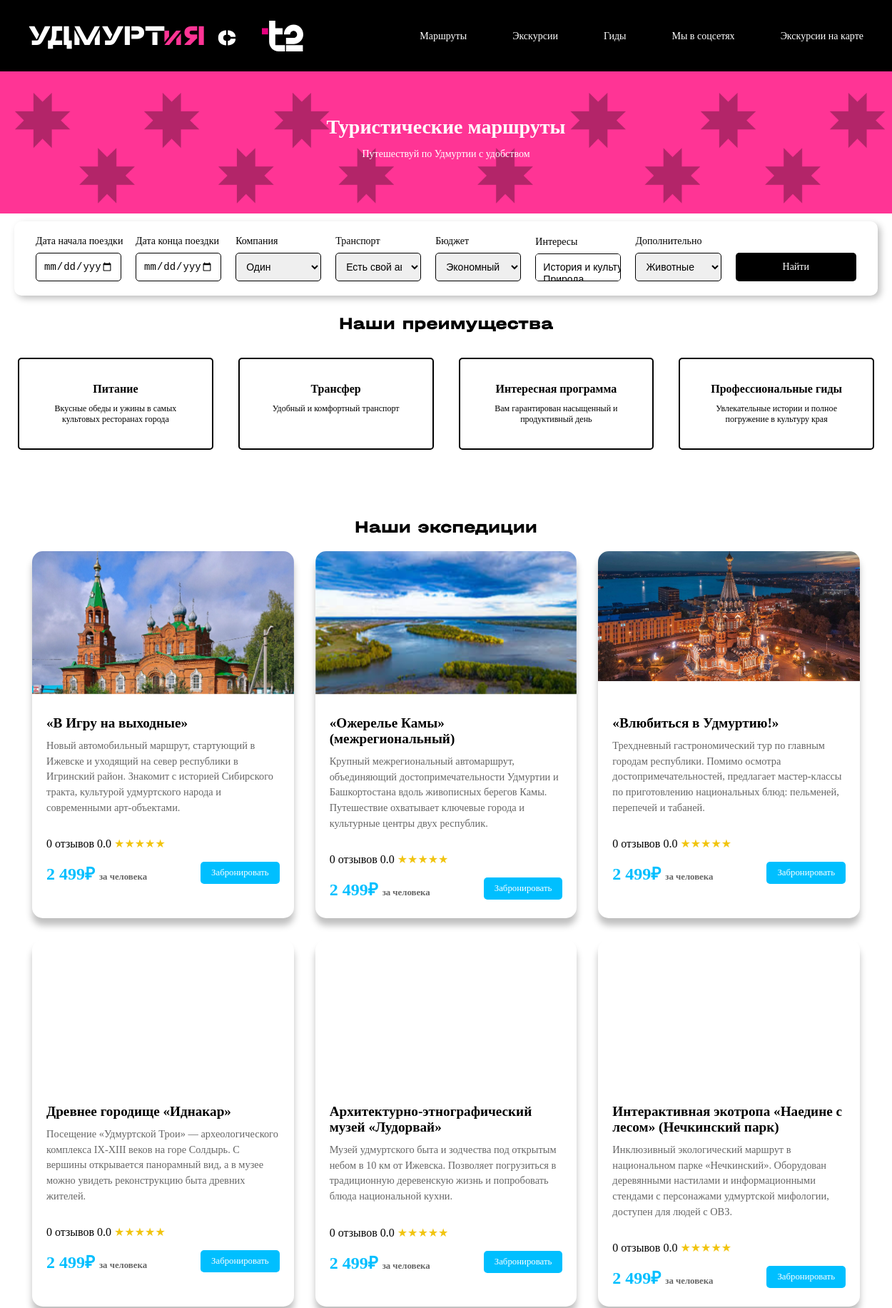
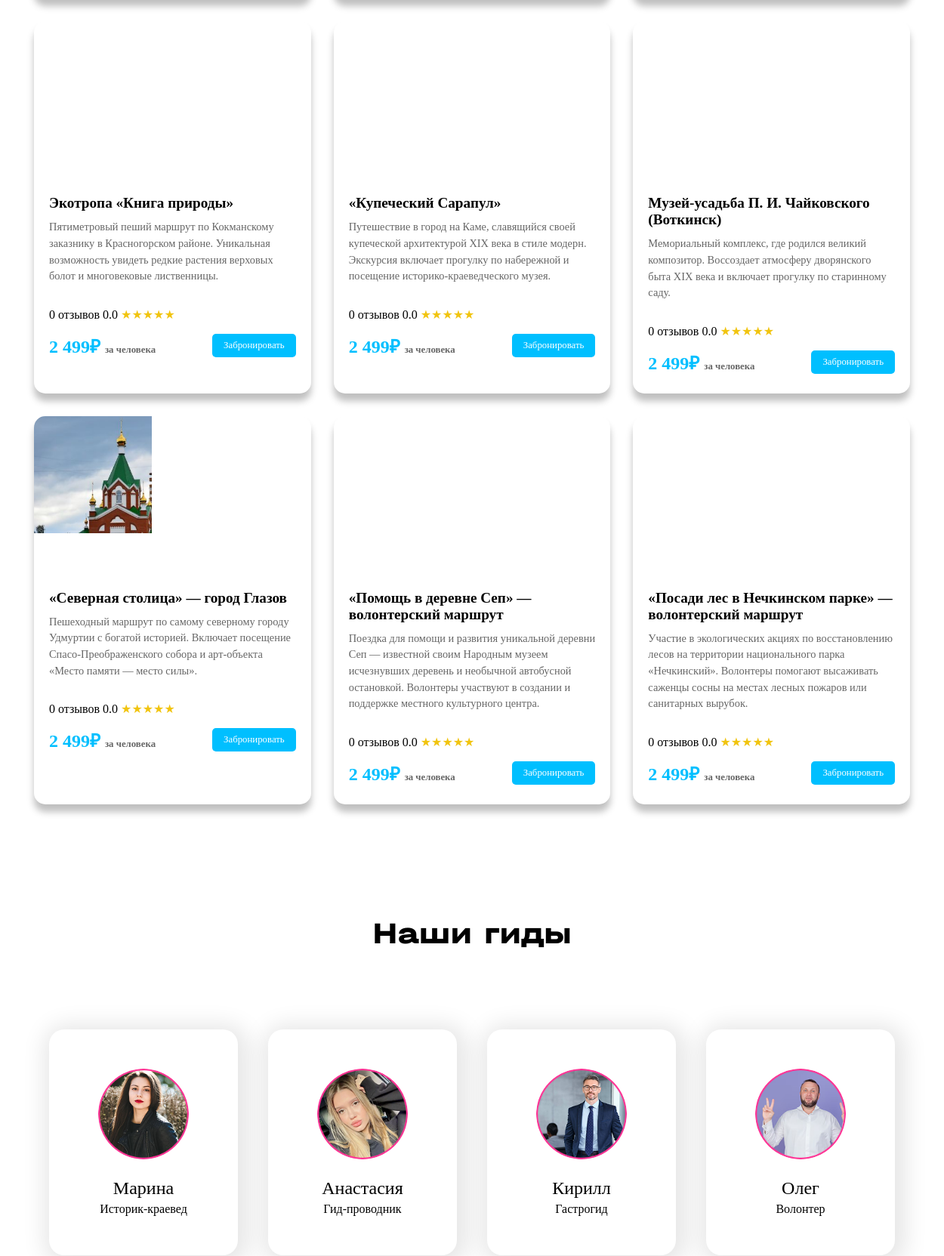
The page / (upper part) on the database its author committed (2 pictures, top to bottom).
### tables this page shows
CREATE TABLE `card_route` (
  `id` int(255) NOT NULL,
  `name` varchar(100) NOT NULL,
  `description` text NOT NULL,
  `Duration` enum('1 день','2 дня','3 дня','более 3 дней') NOT NULL,
  `type` set('Пеший','Автомобильный','Автобусный') NOT NULL,
  `category` set('Этнографический','Исторический','Природный','Гастрономический','Волонтерский','Культурно-познавательный','Экологический') NOT NULL,
  `budget` enum('Эконом','Средний') NOT NULL,
  `child` varchar(255) NOT NULL,
  `animals` varchar(255) NOT NULL,
  `price` int(11) NOT NULL,
  `rating` decimal(2,1) NOT NULL DEFAULT 0.0,
  `reviews_count` int(11) NOT NULL DEFAULT 0,
  `img_1` varchar(255) NOT NULL,
  `img_2` varchar(255) NOT NULL,
  `img_3` varchar(255) NOT NULL,
  `latitude` DECIMAL(10, 8) NULL,
  `longitude` DECIMAL(11, 8) NULL
);

### php/card.php (the view, shortened to what this page needs)
<?php
$conn = new mysqli("localhost", "root", "", "Udmurtia_t2");
$sql = "SELECT * FROM `card_route`";
$result = $conn->query($sql);
?>
<?php
while($row = $result->fetch_assoc()) {
    $cardId = "card-" . $row["id"];
    echo '<div id="'.$cardId.'" class="floating-card">';
    echo '  <img src="'.$row["img_1"].'" alt="'.$row["name"].'">';
    echo '  <div class="content">';
    echo '    <h3>'.$row["name"].'</h3>';
    echo '    <p class="desc">'.$row["description"].'</p>';
    echo '    <div class="info">';
    echo '      <div class="footer">';
    echo '        <div class="rating">';
    echo            $row["reviews_count"].' отзывов '.$row["rating"].' <span class="stars">★★★★★</span>';
    echo '        </div>';
    echo '        <div class="price-row">';
    echo '          <span class="price">'.number_format($row["price"], 0, '', ' ').'₽ <small>за человека</small></span>';
    echo '          <div class="card-buttons">';
    echo '            <a href="#contact" class="btn-book">Забронировать</a>';
    echo '          </div>';
    echo '        </div>';
    echo '      </div>';
    echo '    </div>';
    echo '  </div>';
    echo '</div>';
}
?>

### index.php (shortened to what this page needs)
<!DOCTYPE html>
<html lang="ru">
<head>
    <link rel="stylesheet" type="text/css" href="css/style.css">
</head>
<body>
    <header>
        <div class="title">УДМУРТ<a class="pink">иЯ</a>&nbsp;с&nbsp;</div>
        <img class="logo" src="img/logo1.svg" alt="логотип">
        <nav>
            <ul>
                <li><a href="#">Маршруты</a></li>
                <li><a href="#">Экскурсии</a></li>
                <li><a href="#">Гиды</a></li>
                <li><a href="#">Мы в соцсетях</a></li>
                <li><a href="#">Экскурсии на карте</a></li>
            </ul>
        </nav>
    </header>
    <main>
        <div class="block1">
            <img class="pattern" src="img/back-patt.png" alt="паттерн">
            <div class="block1_1">
                <p class="name1"><strong>Туристические маршруты</strong></p>
                <p class="text1">Путешествуй по Удмуртии с удобством</p>
                <div class="filter">
                    <form action="#" method="GET" class="filter-form">
                        <div class="filter-group">
                            <label>Дата начала поездки</label>
                            <input type="date" name="start_date" required class="filter-input">
                        </div>
                        <div class="filter-group">
                            <label>Дата конца поездки</label>
                            <input type="date" name="end_date" required class="filter-input">
                        </div>
                        <div class="filter-group">
                            <label>Компания</label>
                            <select name="company" class="filter-select">
                                <option value="alone">Один</option>
                            </select>
                        </div>
                        <div class="filter-group">
                            <label>Транспорт</label>
                            <select name="transport" class="filter-select">
                                <option value="own_car">Есть свой автомобиль</option>
                            </select>
                        </div>
                        <div class="filter-group">
                            <label>Бюджет</label>
                            <select name="budget" class="filter-select">
                                <option value="lawful">Экономный</option>
                            </select>
                        </div>
                        <div class="filter-group">
                            <label>Интересы</label>
                            <select name="interests" class="filter-select" multiple size="1">
                                <option value="history_culture">История и культура</option>
                                <option value="nature">Природа</option>
                            </select>
                        </div>
                        <div class="filter-group">
                            <label>Дополнительно</label>
                            <select name="additional" class="filter-select">
                                <option value="animals">Животные</option>
                            </select>
                        </div>
                        <button class="btn1" type="submit">Найти</button>
                    </form>
                </div>
            </div>
        </div>
        <div class="block2">
            <p class="name2">Наши преимущества</p>
            <div class="block2_1">
                <div class="prime">
                    <p class="name3">Питание</p>
                    <p class="text3">Вкусные обеды и ужины в самых
                        культовых ресторанах города</p>
                </div>
                <div class="prime">
                    <p class="name3">Трансфер</p>
                    <p class="text3">Удобный и комфортный
                        транспорт</p>
                </div>
                <div class="prime">
                    <p class="name3">Интересная программа</p>
                    <p class="text3">Вам гарантирован насыщенный и
                        продуктивный день</p>
                </div>
                <div class="prime">
                    <p class="name3">Профессиональные гиды</p>
                    <p class="text3">Увлекательные истории и полное
                        погружение в культуру края</p>
                </div>
            </div>
        </div>
        <section class="block3" id="destinations">
            <h2 class="section-title">Наши экспедиции</h2>
            <div class="destinations-container">
                <?php include 'php/card.php'; ?>
            </div>
        </section>
        <div class="gids">
            <p class="name4">Наши гиды</p>
            <div class="block_gid">
                <div class="gid1">
                    <img src="img/marina.png" alt="марина">
                    <p class="gid_name">Марина</p>
                    <p class="gid_prof">Историк-краевед</p>
                </div>
                <div class="gid1">
                    <img src="img/nastya.png" alt="настя">
                    <p class="gid_name">Анастасия</p>
                    <p class="gid_prof">Гид-проводник</p>
                </div>
                <div class="gid1">
                    <img src="img/kirill.png" alt="кирилл">
                    <p class="gid_name">Кирилл</p>
                    <p class="gid_prof">Гастрогид</p>
                </div>
                <div class="gid1">
                    <img src="img/oleg.png" alt="олег">
                    <p class="gid_name">Олег</p>
                    <p class="gid_prof">Волонтер</p>
                </div>
            </div>
        </div>
    </main>
</body>
</html>

### rows shown on the page
card_route: img_1 (picture), name "«В Игру на выходные»", description "Новый автомобильный маршрут, стартующий в Ижевске и уходящий на север республики в Игринский район. Знакомит с историей Сибирского тракта, культурой удмуртского народа и современными арт-объектами.", reviews_count "0", rating "0.0", price "2 499"
card_route: img_1 (picture), name "«Ожерелье Камы» (межрегиональный)", description "Крупный межрегиональный автомаршрут, объединяющий достопримечательности Удмуртии и Башкортостана вдоль живописных берегов Камы. Путешествие охватывает ключевые города и культурные центры двух республик.", reviews_count "0", rating "0.0", price "2 499"
card_route: img_1 (picture), name "«Влюбиться в Удмуртию!»", description "Трехдневный гастрономический тур по главным городам республики. Помимо осмотра достопримечательностей, предлагает мастер-классы по приготовлению национальных блюд: пельменей, перепечей и табаней.", reviews_count "0", rating "0.0", price "2 499"
card_route: img_1 (picture), name "Древнее городище «Иднакар»", description "Посещение «Удмуртской Трои» — археологического комплекса IX-XIII веков на горе Солдырь. С вершины открывается панорамный вид, а в музее можно увидеть реконструкцию быта древних жителей.", reviews_count "0", rating "0.0", price "2 499"
card_route: img_1 (picture), name "Архитектурно-этнографический музей «Лудорвай»", description "Музей удмуртского быта и зодчества под открытым небом в 10 км от Ижевска. Позволяет погрузиться в традиционную деревенскую жизнь и попробовать блюда национальной кухни.", reviews_count "0", rating "0.0", price "2 499"
card_route: img_1 (picture), name "Интерактивная экотропа «Наедине с лесом» (Нечкинский парк)", description "Инклюзивный экологический маршрут в национальном парке «Нечкинский». Оборудован деревянными настилами и информационными стендами с персонажами удмуртской мифологии, доступен для людей с ОВЗ.", reviews_count "0", rating "0.0", price "2 499"
card_route: img_1 (picture), name "Экотропа «Книга природы»", description "Пятиметровый пеший маршрут по Кокманскому заказнику в Красногорском районе. Уникальная возможность увидеть редкие растения верховых болот и многовековые лиственницы.", reviews_count "0", rating "0.0", price "2 499"
card_route: img_1 (picture), name "«Купеческий Сарапул»", description "Путешествие в город на Каме, славящийся своей купеческой архитектурой XIX века в стиле модерн. Экскурсия включает прогулку по набережной и посещение историко-краеведческого музея.", reviews_count "0", rating "0.0", price "2 499"
card_route: img_1 (picture), name "Музей-усадьба П. И. Чайковского (Воткинск)", description "Мемориальный комплекс, где родился великий композитор. Воссоздает атмосферу дворянского быта XIX века и включает прогулку по старинному саду.", reviews_count "0", rating "0.0", price "2 499"
card_route: img_1 (picture), name "«Северная столица» — город Глазов", description "Пешеходный маршрут по самому северному городу Удмуртии с богатой историей. Включает посещение Спасо-Преображенского собора и арт-объекта «Место памяти — место силы».", reviews_count "0", rating "0.0", price "2 499"
card_route: img_1 (picture), name "«Помощь в деревне Сеп» — волонтерский маршрут", description "Поездка для помощи и развития уникальной деревни Сеп — известной своим Народным музеем исчезнувших деревень и необычной автобусной остановкой. Волонтеры участвуют в создании и поддержке местного культурного центра.", reviews_count "0", rating "0.0", price "2 499"
card_route: img_1 (picture), name "«Посади лес в Нечкинском парке» — волонтерский маршрут", description "Участие в экологических акциях по восстановлению лесов на территории национального парка «Нечкинский». Волонтеры помогают высаживать саженцы сосны на местах лесных пожаров или санитарных вырубок.", reviews_count "0", rating "0.0", price "2 499"
